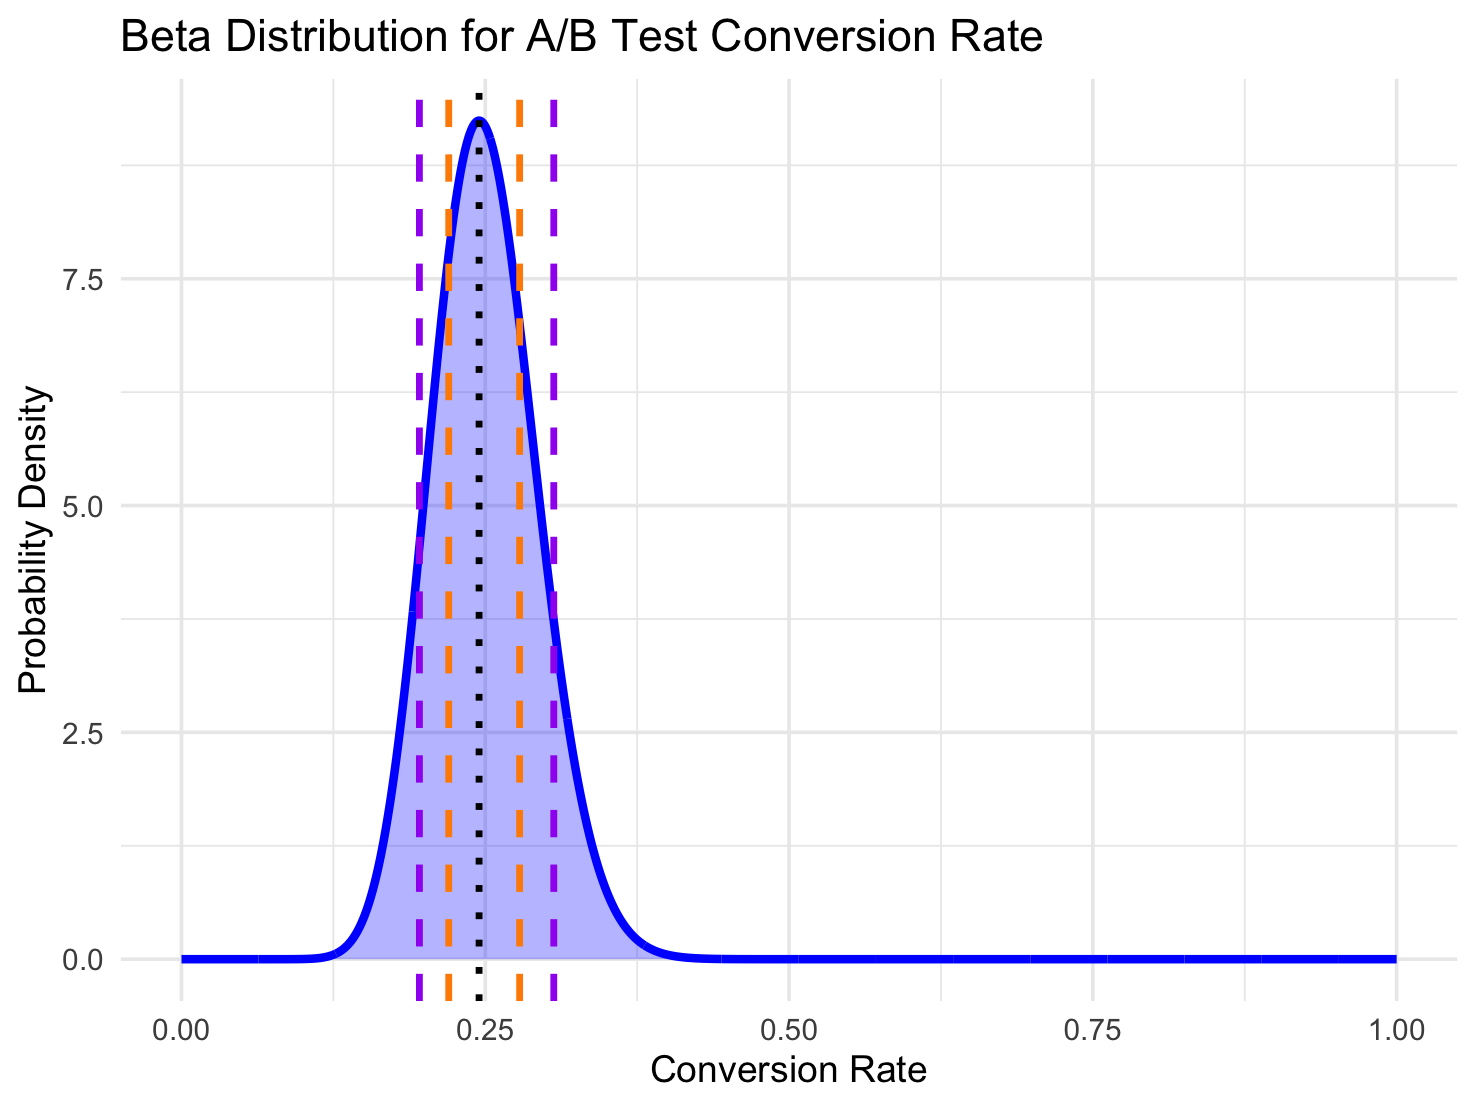

Generate this figure with R:
# Beta distribution example
# By Joe Domaleski

# Load necessary libraries
library(ggplot2)

# Adjust beta distribution parameters to better match Poisson-like spread
alpha <- 25   # Number of observed successes (e.g., conversions)
beta <- 75    # Number of observed failures (e.g., non-conversions)

# Generate beta distribution data
x_values <- seq(0, 1, by = 0.0005)  # Higher resolution for smoothness
y_values <- dbeta(x_values, shape1 = alpha, shape2 = beta)  # Compute beta probabilities
data <- data.frame(x = x_values, y = y_values)

# Create the plot
ggplot(data, aes(x = x, y = y)) +
  geom_area(fill = "blue", alpha = 0.3) +  # Mimic Poisson-like density with a filled area
  geom_line(color = "blue", linewidth = 1.5) +  # Smooth beta curve
  geom_vline(xintercept = (alpha - 1) / (alpha + beta - 2), 
             linetype = "dotted", color = "black", linewidth = 1.2) +  # Mean conversion rate
  geom_vline(xintercept = qbeta(c(0.25, 0.75), alpha, beta), 
             linetype = "dashed", color = "darkorange", linewidth = 1.2) +  # 50% credible interval
  geom_vline(xintercept = qbeta(c(0.1, 0.9), alpha, beta), 
             linetype = "dashed", color = "purple", linewidth = 1.2) +  # 80% credible interval
  scale_x_continuous(limits = c(0, 1)) +  # Keep probability scale from 0 to 1
  labs(title = "Beta Distribution for A/B Test Conversion Rate",
       x = "Conversion Rate",
       y = "Probability Density") +
  theme_minimal(base_size = 14)
